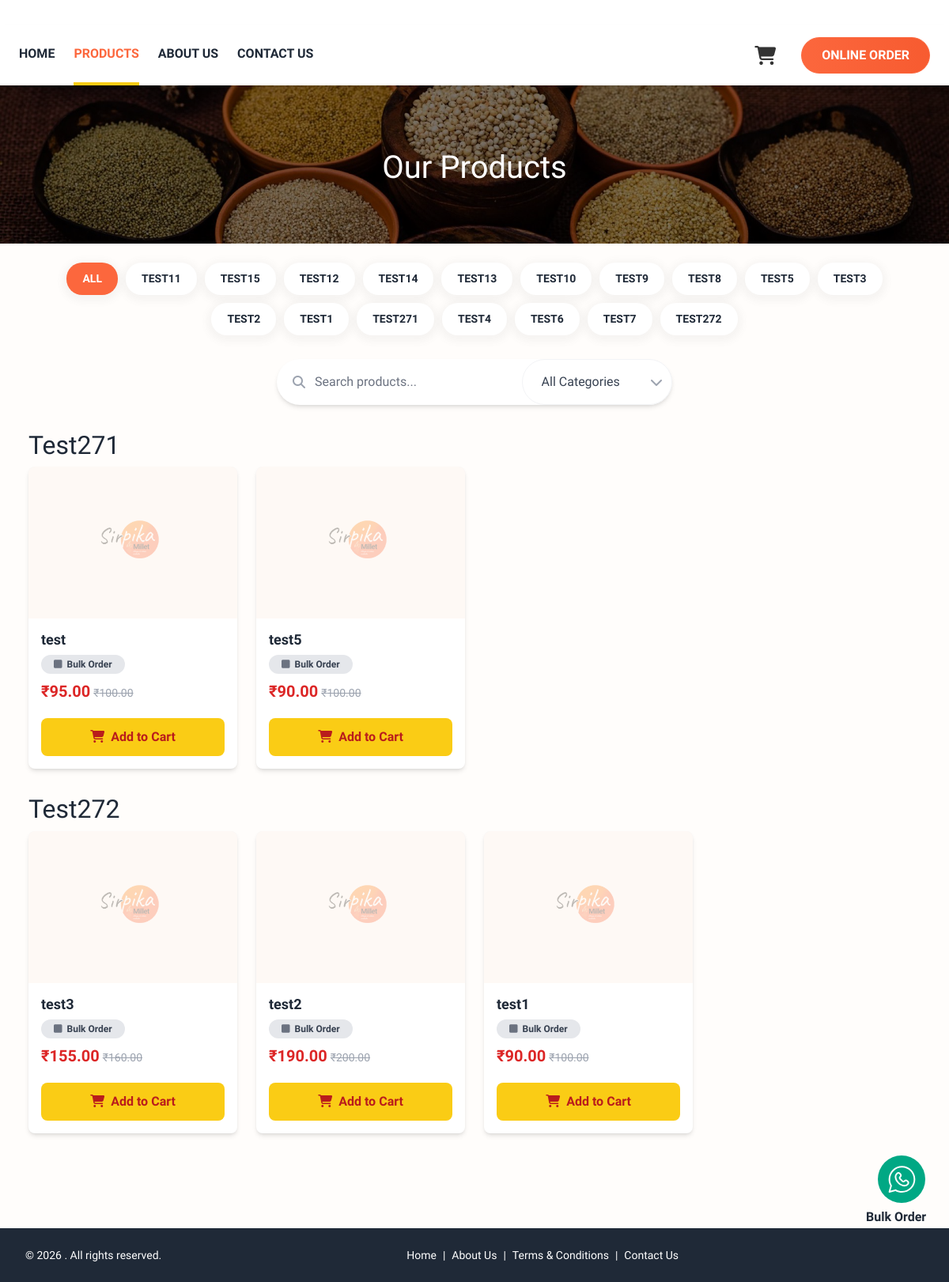
/products.php, run on the app's committed database.
### tables this page shows
CREATE TABLE `categories` (
  `id` int(11) NOT NULL,
  `name` varchar(100) NOT NULL,
  `description` text DEFAULT NULL,
  `status` enum('Active','Inactive') DEFAULT 'Active',
  `created_at` timestamp NOT NULL DEFAULT current_timestamp(),
  `sort_order` int(11) NOT NULL DEFAULT 0
);

CREATE TABLE `products` (
  `id` int(11) NOT NULL,
  `name` varchar(255) NOT NULL,
  `description` text DEFAULT NULL,
  `stock` int(11) DEFAULT NULL,
  `image` varchar(255) DEFAULT NULL,
  `created_at` timestamp NOT NULL DEFAULT current_timestamp(),
  `category` varchar(100) DEFAULT NULL,
  `category_id` int(11) DEFAULT NULL,
  `rrp_price` decimal(10,2) DEFAULT NULL,
  `sale_price` decimal(10,2) DEFAULT NULL,
  `youtube_url` varchar(255) DEFAULT NULL,
  `featured` tinyint(4) NOT NULL DEFAULT 0
);

### public/products.php (the view, shortened to what this page needs)
<?php
$conn = getDbConnection();
$categoryMap = [];
$catRes = $conn->query("SELECT id, name
    FROM categories
    ORDER BY sort_order ASC, id DESC");
while ($catRow = $catRes->fetch_assoc()) {
    if (isset($catRow['id']) && isset($catRow['name'])) {
        $categoryMap[$catRow['id']] = $catRow['name'];
    }
}
$cartQuantities = $_SESSION['cart'] ?? [];
include '_header.php';
?>
<main>
<section class="innerProductBanner mb-0">
    <div class="innerBanner">
        <img src="assets/images/InnerBanner.jpg" alt="Sirpika Millets">
        <h2 class="title">Our Products</h2>
    </div>
</section>
<section class="productsList mt-0" id="onlineOrder">
    <div class="categoryMenu owl-carousel filter-button-group button-group mt-4 js-radio-button-group">
        <div class="item"><button class="button is-checked category-btn" data-filter="*" data-category-id="all">All</button></div>
        <?php
        $categoryQuery = $conn->query("SELECT id, name FROM categories ORDER BY sort_order ASC, id DESC");
        while ($catButton = $categoryQuery->fetch_assoc()):
            $catId = $catButton['id'];
            $catName = htmlspecialchars($catButton['name']);
        ?>
        <div class="item"><button class="button category-btn" data-filter="[data-category-id='<?= $catId ?>']" data-category-id="<?= $catId ?>"><?= $catName ?></button></div>
        <?php endwhile; ?>
    </div>
    <div class="container mx-auto">
        <div class="productFilter mb-8 p-0 bg-white shadow-md sm:rounded-full">
            <div class="w-full sm:ps-2 flex flex-col sm:flex-row items-center justify-center sm:gap-4 search-filters">
                <div class="w-full sm:w-3/5 relative">
                    <input
                        id="searchInput"
                        class="search w-full py-3 pl-10 border-1 sm:border-none sm:rounded-full outline-none transition-all duration-200 placeholder-gray-500 text-gray-700"
                        placeholder="Search products..."
                        onkeyup="filterProducts()">
                    <i class="fas fa-search absolute left-3 top-1/2 transform -translate-y-1/2 text-gray-400"></i>
                </div>
                <div class="w-full sm:w-2/5 relative">
                    <select
                        id="categoryFilter"
                        class="w-full px-4 py-3 pl-4 pr-10 border-1 border-gray-100 sm:rounded-full bg-white text-gray-700 outline-none transition-all duration-200 appearance-none cursor-pointer font-medium"
                        onchange="filterProducts()">
                        <option value="">All Categories</option>
                    </select>
                </div>
            </div>
        </div>
        <?php
        $catQuery = $conn->query("SELECT DISTINCT c.id AS category_id
                                  FROM categories c
                                  INNER JOIN products p ON p.category_id = c.id
                                  ORDER BY c.sort_order ASC, c.id DESC");
        while ($cat = $catQuery->fetch_assoc()):
            $categoryID = $cat['category_id'];
            $productQuery = $conn->query("SELECT * FROM products WHERE category_id = '{$categoryID}' ORDER BY id DESC");
            if ($productQuery->num_rows > 0):
                $categoryName = $categoryMap[$categoryID] ?? 'Unknown Category';
        ?>
            <div class="category-section mt-8" id="productGrid-<?= $categoryID ?>" data-category-section="<?= $categoryID ?>">
                <div class="col-span-full mt-4 category-header-wrap mb-2">
                    <h2 class="cathead"><?= htmlspecialchars($categoryName) ?></h2>
                </div>
                <div class="productGrid grid grid-cols-2 sm:grid-cols-2 md:grid-cols-3 lg:grid-cols-4 xl:grid-cols-5 gap-4 sm:gap-5 lg:gap-6">
                    <?php while ($row = $productQuery->fetch_assoc()):
                        $rrp = (float)$row['rrp_price'];
                        $sale = (float)$row['sale_price'];
                        $basePrice = $sale > 0 ? $sale : $rrp;
                        $productId = $row['id'];
                        $productImage = !empty($row['image']) ? 'uploads/' . $row['image'] : 'assets/images/placeholder.png';
                        $cartQty = $cartQuantities[$productId] ?? 0;
                        $isItemBulk = !empty($_SESSION['bulk_items'][$productId]);
                        $stockQuantity = (int)($row['stock_quantity'] ?? $row['qty'] ?? $row['stock'] ?? 0);
                        $hasStock = $stockQuantity > 0;
                    ?>
                    <div class="col-span-1 element-item product-card" data-category-id="<?= $row['category_id'] ?>">
                        <div class="item bg-white shadow-md hover:shadow-xl transition-shadow overflow-hidden h-full flex flex-col">
                            <div class="zoomOut shineEffect overflow-hidden bg-gray-100 h-48 flex items-center justify-center">
                                <figure class="w-full h-full">
                                    <a class="popup block w-full h-full" href="<?= htmlspecialchars($productImage) ?>" title="<?= htmlspecialchars($row['name']) ?> - ₹<?= number_format($basePrice, 2) ?>">
                                        <img src="<?= htmlspecialchars($productImage) ?>" alt="<?= htmlspecialchars($row['name']) ?>" class="w-full h-full object-cover hover:scale-110 transition-transform cursor-pointer">
                                    </a>
                                </figure>
                            </div>
                            <div class="content p-3 flex flex-col flex-grow">
                                <h2 class="text-lg font-semibold text-gray-800 mb-2"><?= htmlspecialchars($row['name']) ?></h2>
                                <div class="mb-2">
                                    <label id="bulkBtn_<?= $productId ?>" class="bulk-product-btn inline-flex items-center gap-1.5 px-3 py-1 rounded-full cursor-pointer transition-all duration-200 select-none font-semibold text-xs <?= $isItemBulk ? 'bg-green-600 text-white hover:bg-green-700' : 'bg-gray-200 text-gray-700 hover:bg-gray-300' ?>">
                                        <i id="bulkIcon_<?= $productId ?>" class="fa-solid <?= $isItemBulk ? 'fa-square-check text-white' : 'fa-square text-gray-500' ?>"></i>
                                        <span>Bulk Order</span>
                                    </label>
                                </div>
                                <div class="pricing">
                                    <span class="product-price-tag text-red-600 font-bold text-xl <?= $isItemBulk ? 'hidden' : '' ?>" id="price_wrap_<?= $productId ?>">₹<span id="price_<?= $row['id'] ?>"><?= number_format($basePrice, 2) ?></span></span>
                                    <?php if ($rrp > $basePrice): ?>
                                    <span class="product-rrp-tag text-sm text-gray-400 line-through mr-2 <?= $isItemBulk ? 'hidden' : '' ?>" id="rrp_wrap_<?= $productId ?>">₹<?= number_format($rrp, 2) ?></span>
                                    <?php endif; ?>
                                    <br>
                                </div>
                                <div class="mt-3 flex flex-col gap-2 quantityControls">
                                    <?php if (!$hasStock): ?>
                                        <div class="out-of-stock-btn bg-gray-200 px-4 h-12 rounded-lg text-gray-600 font-semibold flex items-center justify-center cursor-not-allowed">
                                            <i class="fas fa-ban mr-2"></i>Out of Stock
                                        </div>
                                    <?php else: ?>
                                        <button id="addBtn_<?= $productId ?>" class="addToCartBtn bg-yellow-400 px-4 h-12 rounded-lg hover:bg-yellow-500 text-red-700 transition font-semibold <?= $cartQty > 0 ? 'hidden' : '' ?>" onclick="addToCart(<?= $productId ?>)">
                                            <i class="fa-solid fa-shopping-cart mr-2 text-red-700"></i>Add to Cart
                                        </button>
                                    <?php endif; ?>
                                </div>
                            </div>
                        </div>
                    </div>
                    <?php endwhile; ?>
                </div>
            </div>
        <?php
            endif;
        endwhile;
        ?>
    </div>
</section>
</main>
<?php include '_footer.php'; ?>

### assets/css/custom.css (style rules this page uses)
body { font-size: 16px; padding: 0; margin: 0; background: #fffdfb; color: #1f2937; font-family: "Nunito Sans", sans-serif; }
section { margin: 80px 0; }
a { color: #1f2937; text-decoration: none; }
.productGrid .item { border-radius: 8px; }
.innerBanner { position: relative; }
.innerBanner img { height: 200px; width: 100%; object-fit: cover; }
.innerBanner .title { position: absolute; width: 100%; text-align: center; top: 40%; color: #fff; font-size: 40px; z-index: 99; }
.innerBanner::after { content: ""; background: rgba(0,0,0,0.5); position: absolute; left: 0; top: 0; width: 100%; height: 100%; z-index: 9; }
figure { margin: 0; padding: 0; overflow: hidden; }
.shineEffect figure { position: relative; }
.shineEffect figure::before { position: absolute; top: 0; left: -76%; z-index: 2; display: block; content: ''; width: 50%; height: 100%; background: -webkit-linear-gradient(left, rgba(255,255,255,0) 0%, rgba(255,255,255,.3) 100%); background: linear-gradient(to right, rgba(255,255,255,0) 0%, rgba(255,255,255,.3) 100%); -webkit-transform: skewX(-25deg); transform: skewX(-25deg); }
.zoomOut figure img { transform: scale(1); transition: .3s ease-in-out; }
.filter-button-group { display: flex; justify-content: center; margin-bottom: 30px; gap: 10px; flex-wrap: wrap; }
.filter-button-group button { text-transform: uppercase; font-size: 14px; font-weight: 700; list-style: none; padding: 10px 30px; background: #fff; cursor: pointer; border-radius: 20px; color: #1f2937; box-shadow: 0 3px 10px 5px rgba(100, 100, 100, 0.06); border: none; white-space: nowrap; }
.filter-button-group button:hover, .filter-button-group button.is-checked { background: #FC673D; color: #fff; }
.fa-shopping-cart { color: #333; }
.innerProductBanner { position: relative; margin: 0; margin-bottom: 50px; width: 100%; }
.productFilter { background: #FFF6EE; display: flex; flex-direction: row; align-items: center; justify-content: space-between; gap: 20px; max-width: 500px; margin: auto; }
.cathead { font-size: 32px; color: #1f2937; text-transform: capitalize; }
.container { width: 100%; max-width: 1400px !important; }
button, input, optgroup, select, textarea { outline: none; }
.categoryMenu { width: 90%; margin: auto; margin-bottom: 30px; }
.categoryMenu.owl-carousel { position: relative; }
.category-section { padding: 0 24px; }
.productGrid .content h2 { font-family: "Rokkitt", serif; line-height: normal; }
.quantityControls { margin-top: auto !important; }

### assets/css/responsive.css (style rules this page uses)
@media only screen and (max-width: 1299px) { .container, .container-lg, .container-md, .container-sm, .container-xl { max-width: 98%; width:98% } }
@media only screen and (max-width: 1299px) { section { margin: 40px 0; } }
@media only screen and (max-width: 1299px) { .filter-button-group button { padding: 10px 20px; } }

### public/products.php (style rules this page uses)
.categoryMenu { position: relative; }

### data on the page
categories: name "TEST11"
categories: name "TEST15"
categories: name "TEST12"
categories: name "TEST14"
categories: name "TEST13"
categories: name "TEST10"
categories: name "TEST9"
categories: name "TEST8"
categories: name "TEST5"
categories: name "TEST3"
categories: name "TEST2"
categories: name "TEST1"
categories: name "TEST271", id "Test271"
categories: name "TEST4"
categories: name "TEST6"
categories: name "TEST7"
categories: name "TEST272", id "Test272"
products: name (placeholder picture), name "test", sale_price "95.00", rrp_price "100.00"
products: name "test5", sale_price "90.00", rrp_price "100.00"
products: name "test3", sale_price "155.00", rrp_price "160.00"
products: name "test2", sale_price "190.00", rrp_price "200.00"
products: name "test1", sale_price "90.00", rrp_price "100.00"
